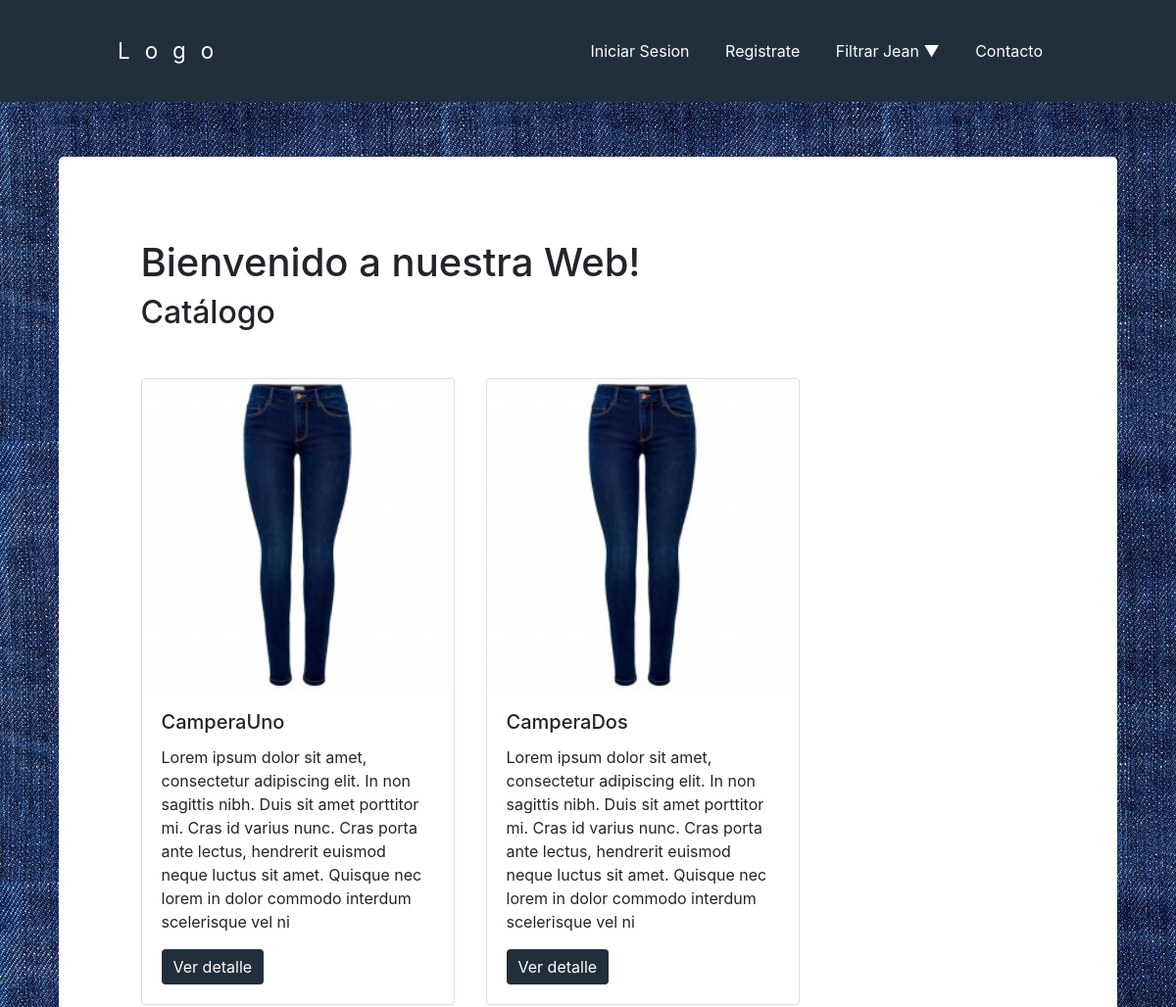
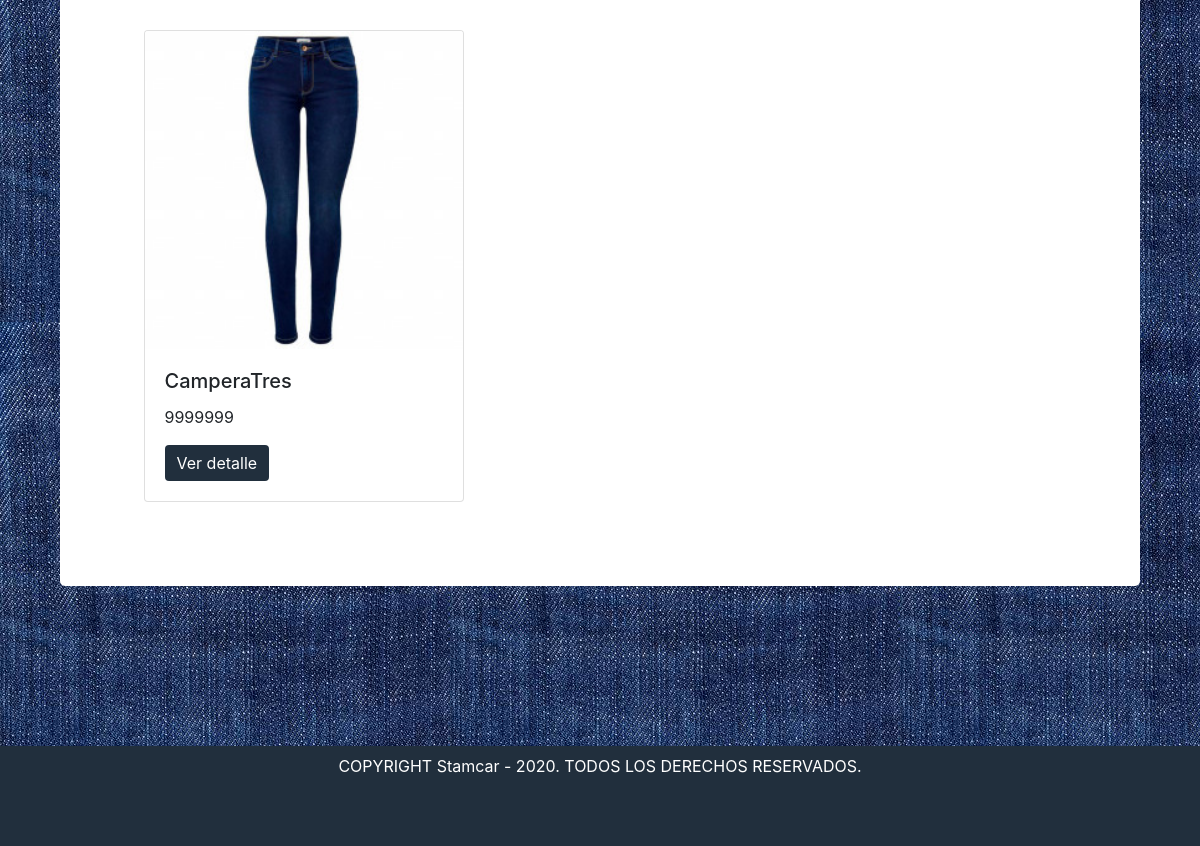
The app's page /tpfinal/index.php/home/camperas with its own data (2 pictures, top to bottom).
### tables this page shows
CREATE TABLE `mercaderia` (
  `id` int(11) NOT NULL,
  `nombre` varchar(100) NOT NULL,
  `precio` varchar(100) NOT NULL,
  `tipo` varchar(100) NOT NULL,
  `descripcion` varchar(255) NOT NULL,
  `imagen` varchar(500) NOT NULL
);

### tpfinal/application/controllers/Home.php (called while the page is built, shortened)
<?php defined('BASEPATH') OR exit('No direct script access allowed');
class Home extends CI_Controller {
  function __construct() {
    $this->load->model("mercaderia_model");
  }
  public function camperas() {
    $camperas = $this->mercaderia_model->traerCamperas();
    $parametros["camperas"] = $camperas;
    $html = $this->load->view("secciones/camperas", $parametros, true);
    $param["titulodepestaña"]= "Camperas";
    $param["contenido"]= $html;
    $this->load->view("layout/layout", $param);
  }
}

### tpfinal/index.php (called while the page is built, shortened)
<?php
require_once BASEPATH.'core/CodeIgniter.php';

### tpfinal/application/models/mercaderia_model.php (called while the page is built, shortened)
<?php defined('BASEPATH') OR exit('No direct script access allowed');
class mercaderia_model extends CI_Model {
  public function traerCamperas() {
    $this->db->select("*");
    $this->db->from("mercaderia");
    $this->db->where("tipo", "Campera");
    $consulta = $this->db->get();
    $resultados = $consulta->result_array();
    return $resultados;
  }
}

### tpfinal/application/views/secciones/camperas.php (the view, shortened to what this page needs)
<div class="container" id="cuerpo">
  <div class="container mt-2 mb-2 p-3">
    <h1>Bienvenido a nuestra Web!</h1>
    <h2>Catálogo</h2>
  </div>
  <div class="container mt-2 mb-2">
    <div class="row">
      <?php foreach ($camperas as $key => $value) { ?>
      <div class="card m-3" style="width: 20rem;">
        <img class="card-img-top" src="<?php echo base_url('../public/images/jeanicon.jpg')?>" alt="ImagenStamcar">
        <div class="card-body">
          <h5 class="card-title"><?php echo $value["nombre"] ?></h5>
          <p class="card-text"><?php echo $value["descripcion"] ?></p>
          <a href="<?php echo base_url()?>Home/detalle/<?php echo $value["id"] ?>" class="btn btn-primary" id="boton-stamcar">Ver detalle</a>
        </div>
      </div>
      <?php } ?>
    </div>
  </div>
</div>

### tpfinal/public/assets/css/estilos.css (style rules this page uses)
.container { width: 90%; max-width: 1300px; margin: 0 auto; border-radius: 5px; background-color: white; }
#cuerpo { padding-top: 5%; padding-bottom: 5%; }
#boton-stamcar { background-color: #212F3D; border: none; box-shadow: none; }

### records on screen
mercaderia: nombre "CamperaUno", descripcion "Lorem ipsum dolor sit amet, consectetur adipiscing elit. In non sagittis nibh. Duis sit amet porttitor mi. Cras id varius nunc. Cras porta ante lectus, hendrerit euismod neque luctus sit amet. Quisque nec lorem in dolor commodo interdum scelerisque vel ni"
mercaderia: nombre "CamperaDos", descripcion "Lorem ipsum dolor sit amet, consectetur adipiscing elit. In non sagittis nibh. Duis sit amet porttitor mi. Cras id varius nunc. Cras porta ante lectus, hendrerit euismod neque luctus sit amet. Quisque nec lorem in dolor commodo interdum scelerisque vel ni"
mercaderia: nombre "CamperaTres", descripcion "9999999"
